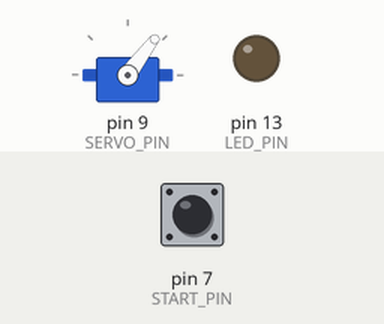
This sketch was run on a simulated Arduino Uno, built with avr-gcc and run on an emulated ATmega328P. Shown: servo, output pins drawn as LEDs (lit = HIGH). The inputs (shaded band) are chosen by the test bench; at power-on: pin 7 (START_PIN) HIGH.

Above: at 0.15 s.
At 6.8 s:
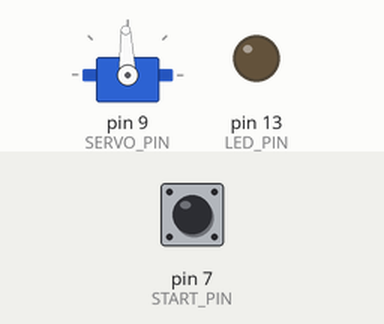
6.9 s: pin 7 (START_PIN) pulled LOW for 3 s
At 9.7 s:
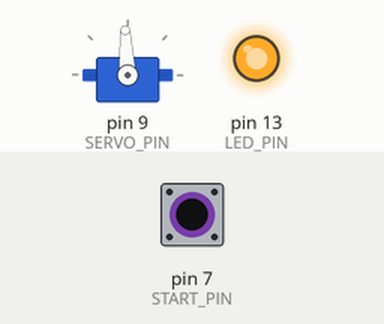
Timing chart, 0 to 17.4 s (numbered marks = the images above; inputs shaded):
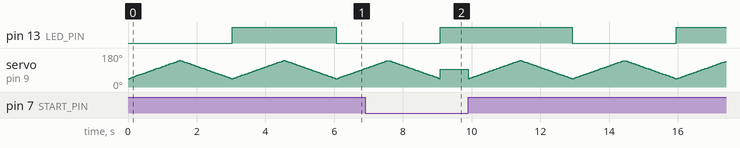

The sketch:

main.ino
```cpp
#include <Servo.h>

#define LED_PIN 13
#define SERVO_PIN 9
#define START_PIN 7

#define SERVO_DELAY 15
#define SERVO_STEP 10
#define MIN_POSITION 1000
#define MAX_POSITION 2000
//#define MIN_POSITION 1000-500
#define CENTER_POSITION 1500
//#define MAX_POSITION 2000+500

// Amount subtracted from the min/max end points.
//#define SUB_POSITION 300 // bad, clicks
//#define SUB_POSITION 500 // good, but limited range
//#define SUB_POSITION 400

Servo myservo;  // create servo object to control a servo
                // a maximum of eight servo objects can be created

int pos = 0;    // variable to store the servo position

unsigned long last_blink = 0;

void setup() {

    pinMode(START_PIN, INPUT_PULLUP); // default HIGH, when button on pulled LOW
    pinMode(LED_PIN, OUTPUT);
    myservo.attach(SERVO_PIN);  // attaches the servo on pin 9 to the servo object
    // On standard servos a parameter value of 1000 is fully counter-clockwise, 2000 is fully clockwise, and 1500 is in the middle.
}


void loop() {

    if(millis() - last_blink >= 1000){
        digitalWrite(13, !digitalRead(13)); // Toggle LED.
        last_blink = millis();
    }

    if(digitalRead(START_PIN)){
        for(pos = MIN_POSITION; pos < MAX_POSITION; pos += SERVO_STEP)  // goes from 0 degrees to 180 degrees
        {                                  // in steps of 1 degree
            myservo.writeMicroseconds(pos);              // tell servo to go to position in variable 'pos'
            delay(SERVO_DELAY);                       // waits 15ms for the servo to reach the position
        }
        for(pos = MAX_POSITION; pos >= MIN_POSITION; pos -= SERVO_STEP)     // goes from 180 degrees to 0 degrees
        {
            myservo.writeMicroseconds(pos);              // tell servo to go to position in variable 'pos'
            delay(SERVO_DELAY);                       // waits 15ms for the servo to reach the position
        }
    }else{
        myservo.writeMicroseconds(CENTER_POSITION);
    }

}
```
